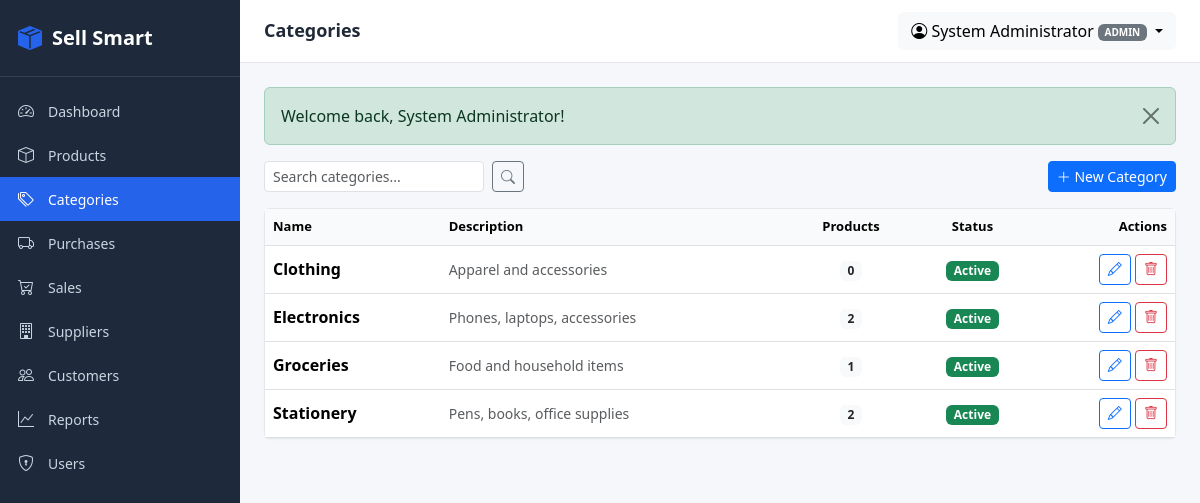
The page /modules/categories/index.php (signed in) on the database its author committed.
### tables this page shows
CREATE TABLE categories (
  category_id  INT UNSIGNED AUTO_INCREMENT PRIMARY KEY,
  name         VARCHAR(80)  NOT NULL UNIQUE,
  description  VARCHAR(255) NULL,
  is_active    TINYINT(1)   NOT NULL DEFAULT 1,
  created_at   DATETIME     NOT NULL DEFAULT CURRENT_TIMESTAMP,
  updated_at   DATETIME     NOT NULL DEFAULT CURRENT_TIMESTAMP ON UPDATE CURRENT_TIMESTAMP
);

### includes/helpers.php (called while the page is built, shortened)
<?php
function e($value): string
{
    return htmlspecialchars((string)($value ?? ''), ENT_QUOTES, 'UTF-8');
}
function url(string $path = ''): string
{
    return rtrim(BASE_URL, '/') . '/' . ltrim($path, '/');
}

### config/database.php (called while the page is built)
<?php
function db(): PDO
{
    static $pdo = null;
    if ($pdo !== null) {
        return $pdo;
    }
    $host    = 'localhost';
    $dbname  = 'inventory';
    $user    = 'root';
    $pass    = '';
    $charset = 'utf8mb4';
    $dsn = "mysql:host={$host};dbname={$dbname};charset={$charset}";
    $options = [
        PDO::ATTR_ERRMODE            => PDO::ERRMODE_EXCEPTION,
        PDO::ATTR_DEFAULT_FETCH_MODE => PDO::FETCH_ASSOC,
        PDO::ATTR_EMULATE_PREPARES   => false,
    ];
    try {
        $pdo = new PDO($dsn, $user, $pass, $options);
    } catch (PDOException $e) {
        die('Database connection failed: ' . htmlspecialchars($e->getMessage()));
    }
    return $pdo;
}

### includes/auth.php (called while the page is built, shortened)
<?php
function current_role(): ?string
{
    return $_SESSION['user']['role'] ?? null;
}
function is_admin(): bool
{
    return current_role() === 'admin';
}

### modules/categories/index.php (the view, shortened to what this page needs)
<?php
$search   = trim($_GET['q'] ?? '');
$page     = max(1, (int)($_GET['page'] ?? 1));
$perPage  = 15;
$offset   = ($page - 1) * $perPage;
$where  = [];
$params = [];
$whereSql = $where ? 'WHERE ' . implode(' AND ', $where) : '';
$sql = "SELECT c.*, (SELECT COUNT(*) FROM products p WHERE p.category_id = c.category_id) AS product_count
        FROM categories c $whereSql
        ORDER BY c.name ASC
        LIMIT $perPage OFFSET $offset";
$stmt = db()->prepare($sql);
$stmt->execute($params);
$categories = $stmt->fetchAll();
include __DIR__ . '/../../includes/header.php';
?>
<div class="d-flex justify-content-between align-items-center mb-3">
    <form class="d-flex gap-2" method="GET">
        <input type="text" name="q" class="form-control form-control-sm" placeholder="Search categories..." value="<?= e($search) ?>">
        <button class="btn btn-sm btn-outline-secondary"><i class="bi bi-search"></i></button>
    </form>
    <a href="<?= url('modules/categories/create.php') ?>" class="btn btn-primary btn-sm">
        <i class="bi bi-plus-lg"></i> New Category
    </a>
</div>
<div class="card">
    <div class="table-responsive">
        <table class="table table-hover mb-0 align-middle">
            <thead>
                <tr>
                    <th>Name</th>
                    <th>Description</th>
                    <th class="text-center">Products</th>
                    <th class="text-center">Status</th>
                    <th class="text-end">Actions</th>
                </tr>
            </thead>
            <tbody>
                <?php foreach ($categories as $c): ?>
                    <tr>
                        <td><strong><?= e($c['name']) ?></strong></td>
                        <td class="text-muted small"><?= e($c['description'] ?: '—') ?></td>
                        <td class="text-center"><span class="badge bg-light text-dark"><?= (int)$c['product_count'] ?></span></td>
                        <td class="text-center">
                            <?php if ($c['is_active']): ?>
                                <span class="badge bg-success">Active</span>
                            <?php else: ?>
                                <span class="badge bg-secondary">Inactive</span>
                            <?php endif; ?>
                        </td>
                        <td class="text-end">
                            <a href="<?= url('modules/categories/edit.php?id=' . (int)$c['category_id']) ?>" class="btn btn-sm btn-outline-primary">
                                <i class="bi bi-pencil"></i>
                            </a>
                            <?php if (is_admin()): ?>
                                <form method="POST" action="<?= url('modules/categories/delete.php') ?>" class="d-inline"
                                      onsubmit="return confirm('Delete this category?');">
                                    <button class="btn btn-sm btn-outline-danger"><i class="bi bi-trash"></i></button>
                                </form>
                            <?php endif; ?>
                        </td>
                    </tr>
                <?php endforeach; ?>
            </tbody>
        </table>
    </div>
</div>
<?php include __DIR__ . '/../../includes/footer.php'; ?>

### assets/css/app.css (style rules this page uses)
:root { --sidebar-width: 240px; --sidebar-bg: #1e293b; --sidebar-fg: #cbd5e1; --sidebar-fg-active: #ffffff; --sidebar-hover: #334155; --topbar-bg: #ffffff; --content-bg: #f5f7fb; --brand: #2563eb; }
* { box-sizing: border-box; }
html, body { margin: 0; padding: 0; font-family: 'Segoe UI', Tahoma, sans-serif; background: var(--content-bg); color: #1f2937; }
.card { border: 1px solid #e5e7eb; box-shadow: 0 1px 2px rgba(0,0,0,0.03); }
.table thead th { background: #f9fafb; font-weight: 600; font-size: 13px; }

### rows shown on the page
categories: name "Clothing", description "Apparel and accessories", product_count "0", is_active "Active"
categories: name "Electronics", description "Phones, laptops, accessories", product_count "2", is_active "Active"
categories: name "Groceries", description "Food and household items", product_count "1", is_active "Active"
categories: name "Stationery", description "Pens, books, office supplies", product_count "2", is_active "Active"

### other values the page prints
$pageTitle "Categories"
$user['full_name'] "System Administrator"
$user['role'] "ADMIN"
$f['message'] "Welcome back, System Administrator!"
